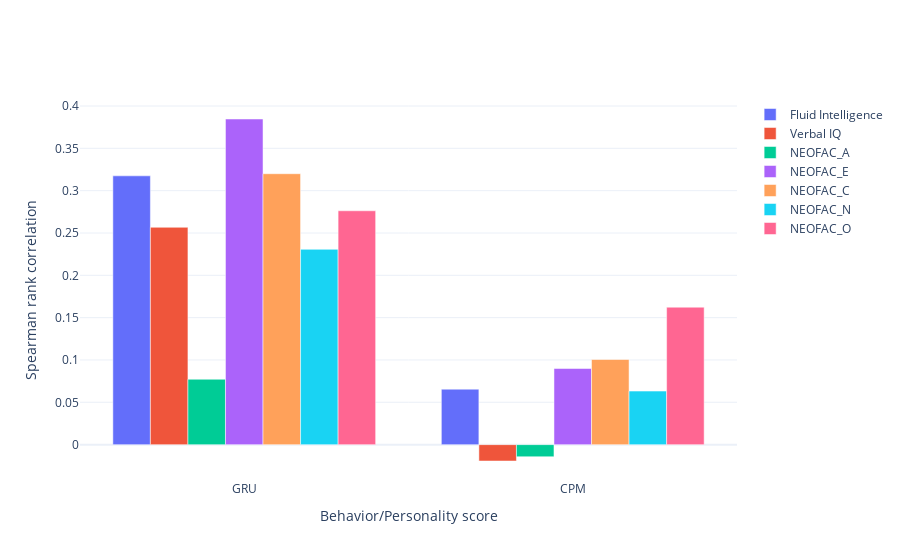

Source (notebook cell):
### Code cell
fig = go.Figure()
for bhv in select_bhv:
    y = []
    x = []
    for model in models:
        x.append(model.upper())
        y.append(test_acc[model][bhv])
    bar = go.Bar(name = pretty_bhv[bhv],
                 x = x, y = y)
    fig.add_trace(bar)
    
fig.update_layout(barmode = 'group')
fig.update_xaxes(title_text = 'Behavior/Personality score')
fig.update_yaxes(title_text = pretty_score)
fig.show()

### Figure 1 — Plotly figure (JSON) as saved in the notebook; plotly's stock layout.template omitted (floating-point values rounded to 4 significant figures)
{"data": [{"name": "Fluid Intelligence", "type": "bar", "x": ["GRU", "CPM"], "y": [0.3175, 0.06551]}, {"name": "Verbal IQ", "type": "bar", "x": ["GRU", "CPM"], "y": [0.2567, -0.01933]}, {"name": "NEOFAC_A", "type": "bar", "x": ["GRU", "CPM"], "y": [0.07724, -0.0143]}, {"name": "NEOFAC_E", "type": "bar", "x": ["GRU", "CPM"], "y": [0.3847, 0.08992]}, {"name": "NEOFAC_C", "type": "bar", "x": ["GRU", "CPM"], "y": [0.32, 0.1006]}, {"name": "NEOFAC_N", "type": "bar", "x": ["GRU", "CPM"], "y": [0.2307, 0.06326]}, {"name": "NEOFAC_O", "type": "bar", "x": ["GRU", "CPM"], "y": [0.2762, 0.1623]}], "layout": {"barmode": "group", "xaxis": {"title": {"text": "Behavior/Personality score"}}, "yaxis": {"title": {"text": "Spearman rank correlation"}}}}
